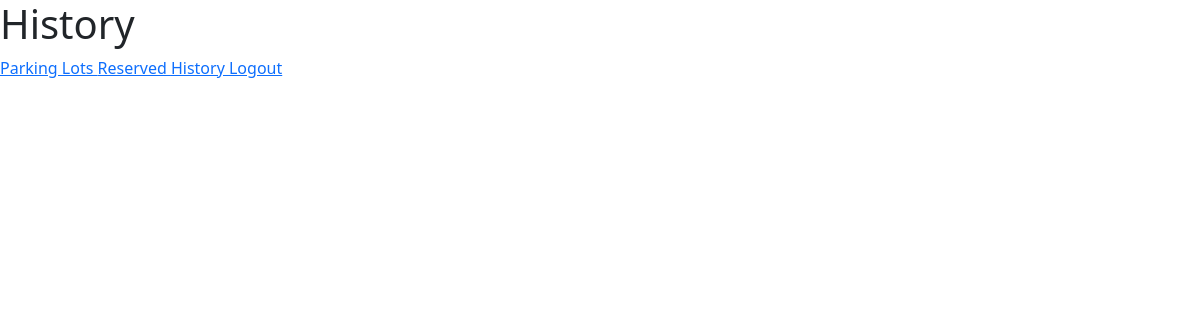
/user/dashboard/history (signed in), run on an earlier commit of the app's database.
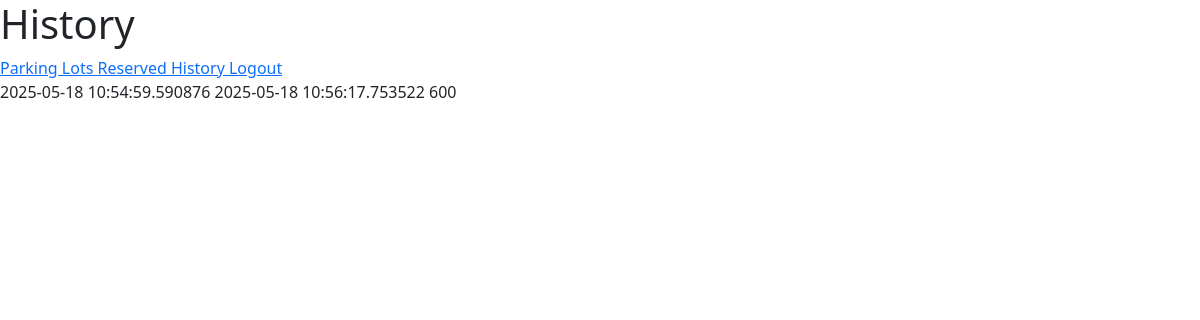
And on a later commit of the database.
### models/parkingInfo.py (models this page shows)
class ReservedParkingSpot(db.Model) :
    __tablename__ = "reservedparkingspot"
    id = db.Column(db.Integer, primary_key = True, autoincrement = True)
    parkingSpotId = db.Column(db.Integer, db.ForeignKey("parkingspot.id"))
    userId = db.Column(db.Integer, db.ForeignKey("user.id"))
    parkingTimestamp = db.Column(db.DateTime)
    leavingTimestamp = db.Column(db.DateTime)
    totalCost = db.Column(db.Integer)
    vehicleNumber = db.Column(db.String)

### controllers/userDashboard.py (the view)
@userbp.route("/dashboard/history", methods = ["GET"])
def history() :
    return render_template("user/reservedSpotHistory.html", reservedParkingSpots = viewAllReservedParkingSpots())

### controllers/userDashboard.py (called while the page is built)
@userbp.before_request
def restrict() :
    if session.get("type") != "user" :
        return redirect(url_for("general.signIn"))

def viewAllReservedParkingSpots() :
    return db.session.execute(db.select(ReservedParkingSpot).filter_by(userId = session["id"])).scalars().all()

### templates/user/reservedSpotHistory.html (shortened to what this page needs)
<!DOCTYPE html>
<html>
    <head>
        <link rel = "stylesheet" href = "/static/bootstrap/css/bootstrap.min.css"/>
        <link rel = "stylesheet" href = "/static/css/style.css"/>
    </head>
    <body>
        <h1>
        </h1>
        <div>
            <a href = "/user/dashboard">
                Parking Lots
            </a>
            <a href = "/user/dashboard/reserved">
                Reserved
            </a>
            <a href = "/user/dashboard/history">
                History
            </a>
            <a href = "/signIn">
                Logout
            </a>
        </div>
        <div>
            {% for reservedParkingSpot in reservedParkingSpots %}
                <div>
                    {{ reservedParkingSpot.parkingTimestamp }}
                    {{ reservedParkingSpot.leavingTimestamp }}
                    {{ reservedParkingSpot.totalCost }}
                </div>
            {% endfor %}
        </div>
    </body>
</html>

What changed in the data, as far as the page shows it:
added ReservedParkingSpot: parkingTimestamp "2025-05-18 10:54:59.590876", leavingTimestamp "2025-05-18 10:56:17.753522", totalCost "600"
